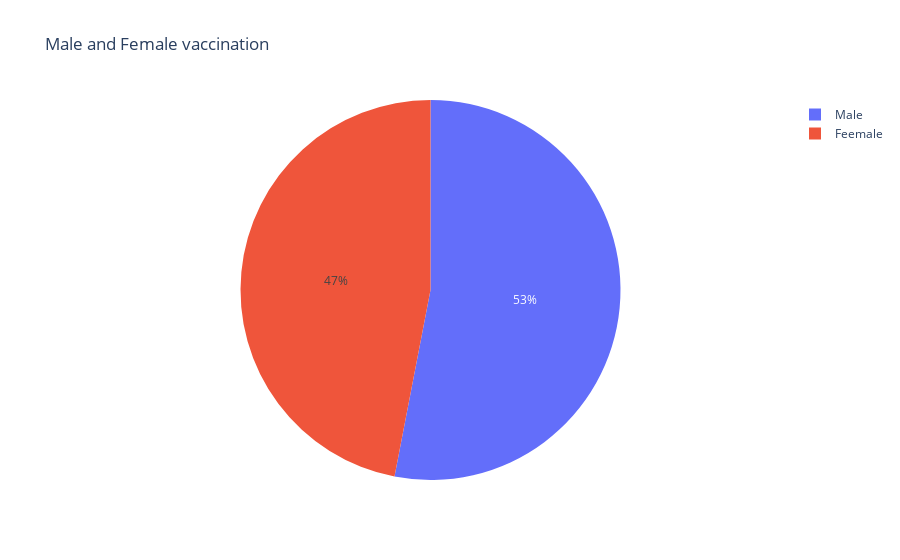

Write notebook code for a chart like this one.
### Code cell
male = vaccination["Male(Individuals Vaccinated)"].sum()
female = vaccination["Female(Individuals Vaccinated)"].sum()
px.pie(names=["Male", "Feemale"], values=[male,female], title="Male and Female vaccination")

### Figure 1 — Plotly figure (JSON) as saved in the notebook; plotly's stock layout.template omitted (floating-point values rounded to 4 significant figures)
{"data": [{"domain": {"x": [0, 1], "y": [0, 1]}, "hovertemplate": "label=%{label}<br>value=%{value}<extra></extra>", "labels": ["Male", "Feemale"], "legendgroup": "", "name": "", "showlegend": true, "type": "pie", "values": [7138698858, 6321628736]}], "layout": {"legend": {"tracegroupgap": 0}, "title": {"text": "Male and Female vaccination"}}}
